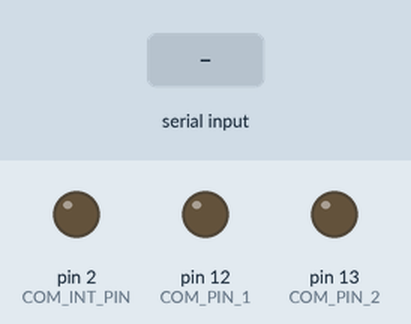
The sketch below on a simulated Arduino Uno, built with avr-gcc and run on an emulated ATmega328P. Parts: output pins drawn as LEDs (lit = HIGH). The test bench sets the inputs (shaded band). What the sketch prints to the serial monitor is not drawn.

Above: at 1.2 s.
1.3 s: "90,45\n" received over Serial
Timing chart, 0 to 4.3 s (numbered marks = the images above; inputs shaded):
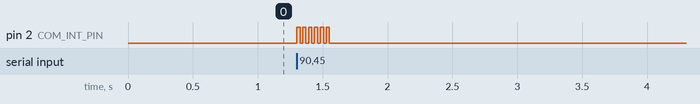

The sketch:

Arduino_Simulator_Test.ino.ino
```cpp
const int COM_INT_PIN = 2;
const int COM_PIN_1 = 12; //MSB
const int COM_PIN_2 = 13; //LSB

#define NEXT_CIRCUIT 0b01
#define NEXT_TIME_STEP 0b10
#define STOP 0b11
#define WAIT 0b00

#define START_COMS digitalWrite(COM_INT_PIN, HIGH); delay(25); digitalWrite(COM_INT_PIN, LOW);

/*Communication scheme:
 * first: set the COM_INT_PIN to high to signal to the sim you are ready to send data
 * next: set the 2 COM pins to whatever instruction you want (there are only 2 right now)
 * finally: set both COM pins to high to signal that you are done transmitting a command
 * repeat as necesarry through the test file
 */

int incomingByte = 0;
void writeToPins(int command){
  if(command < 4 && command > -1){
    Serial.println(command);
      digitalWrite(COM_PIN_2, command & 1);
      digitalWrite(COM_PIN_1, (command >> 1) & 1);
  }

}

void setup() {
  Serial.begin(9600);
  while(!Serial){ //wait until serial is ready
    ;
  }
  pinMode(COM_PIN_1, OUTPUT);
  pinMode(COM_PIN_2, OUTPUT);
  pinMode(COM_INT_PIN, OUTPUT);

}
int i = 0;
void loop() {
          // send data only when you receive data:
        if (Serial.available() > 0) {
                // read the incoming byte:
                incomingByte = Serial.read();
                int command = (int)incomingByte-48;
                Serial.println(command);
                if(command == STOP){
                  i = 0;
                }
                START_COMS
                writeToPins(command);
                delay(10);
                writeToPins(WAIT);
                delay(10);

                i++;
        }
}
```

Measured:
- after the input at 1.3 s, pin 2 (COM_INT_PIN): alternates HIGH for 0.03 s and LOW for 0.02 s, 12 changes in all, then stays LOW, starting at once
